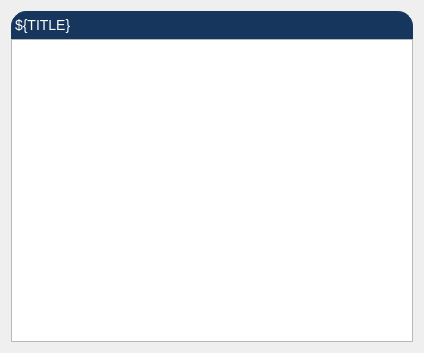
<?xml version="1.0" encoding="UTF-8"?>
<ui version="4.0">
 <class>Form</class>
 <widget class="QWidget" name="Form">
  <property name="geometry">
   <rect>
    <x>0</x>
    <y>0</y>
    <width>424</width>
    <height>353</height>
   </rect>
  </property>
  <property name="windowTitle">
   <string>Form</string>
  </property>
  <layout class="QVBoxLayout" name="verticalLayout_2">
   <item>
    <layout class="QVBoxLayout" name="verticalLayout">
     <property name="spacing">
      <number>0</number>
     </property>
     <item>
      <widget class="QLabel" name="title_label">
       <property name="styleSheet">
        <string notr="true">QLabel {
    qproperty-alignment: AlignCenter;
    border: 1px solid #FF17365D;
    border-top-left-radius: 15px;
    border-top-right-radius: 15px;
    background-color: #FF17365D;
    padding: 5px 0px;
    color: rgb(255, 255, 255);
    max-height: 25px;
    font-size: 14px;
}</string>
       </property>
       <property name="text">
        <string>${TITLE}</string>
       </property>
      </widget>
     </item>
     <item>
      <widget class="PyDMEventPlot" name="event_plot">
       <property name="minimumSize">
        <size>
         <width>400</width>
         <height>300</height>
        </size>
       </property>
       <property name="toolTip">
        <string/>
       </property>
       <property name="yAxes">
        <stringlist>
         <string>{&quot;name&quot;: &quot;Axis 1&quot;, &quot;orientation&quot;: &quot;left&quot;, &quot;label&quot;: null, &quot;minRange&quot;: -1.0, &quot;maxRange&quot;: 1.0, &quot;autoRange&quot;: true, &quot;logMode&quot;: false}</string>
        </stringlist>
       </property>
       <property name="curves">
        <stringlist>
         <string>{&quot;channel&quot;: &quot;ca://${EBUILDPV}.VALA&quot;, &quot;y_idx&quot;: &quot;${YIDX}&quot;, &quot;x_idx&quot;: &quot;${XIDX}&quot;, &quot;name&quot;: &quot;&quot;, &quot;color&quot;: &quot;white&quot;, &quot;lineStyle&quot;: 0, &quot;lineWidth&quot;: 1, &quot;symbol&quot;: &quot;o&quot;, &quot;symbolSize&quot;: 5, &quot;yAxisName&quot;: &quot;Axis 1&quot;, &quot;barWidth&quot;: null, &quot;upperThreshold&quot;: null, &quot;lowerThreshold&quot;: null, &quot;thresholdColor&quot;: &quot;white&quot;, &quot;buffer_size&quot;: 1200, &quot;bufferSizeChannelAddress&quot;: null}</string>
        </stringlist>
       </property>
      </widget>
     </item>
    </layout>
   </item>
  </layout>
 </widget>
 <customwidgets>
  <customwidget>
   <class>PyDMEventPlot</class>
   <extends>QGraphicsView</extends>
   <header>pydm.widgets.eventplot</header>
  </customwidget>
 </customwidgets>
 <resources/>
 <connections/>
</ui>
